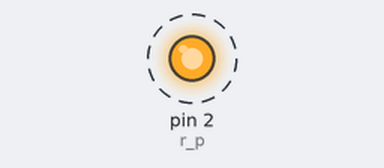
Recording of a sketch running on a simulated Arduino Uno, built with avr-gcc and run on an emulated ATmega328P. On the bench: output pins drawn as LEDs (lit = HIGH). Dashed ring = blinking.

Above: at 0.2 s.
Timing chart, 0 to 3.0 s (numbered marks = the images above):
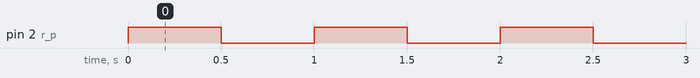

The sketch:

relay.ino
```cpp
#define r_p 2
//

void setup() {
  pinMode (r_p, OUTPUT);

}

void loop() {
  digitalWrite (r_p, HIGH);
  delay(1000*0.5);
  digitalWrite(r_p, LOW);
 delay(1000*0.5);
}
```

Measured:
- by itself, pin 2 (r_p): alternates HIGH for 0.50 s and LOW for 0.50 s
